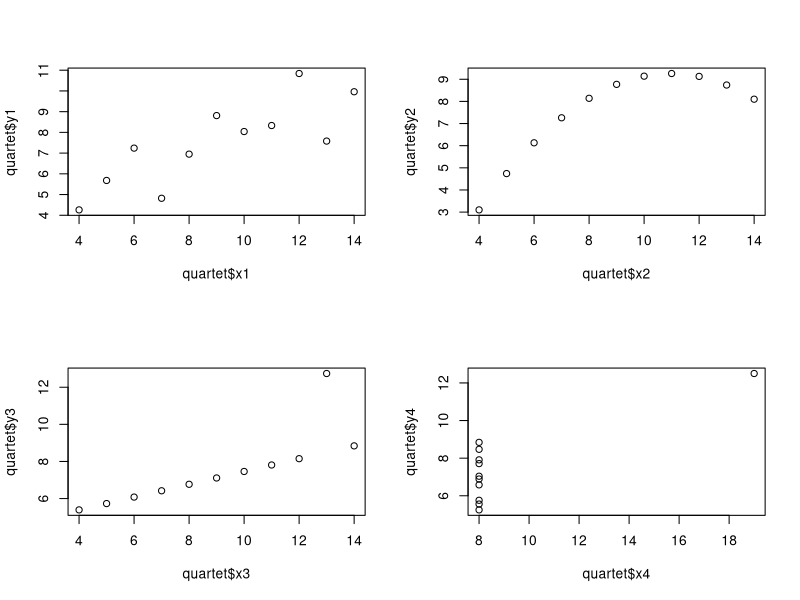
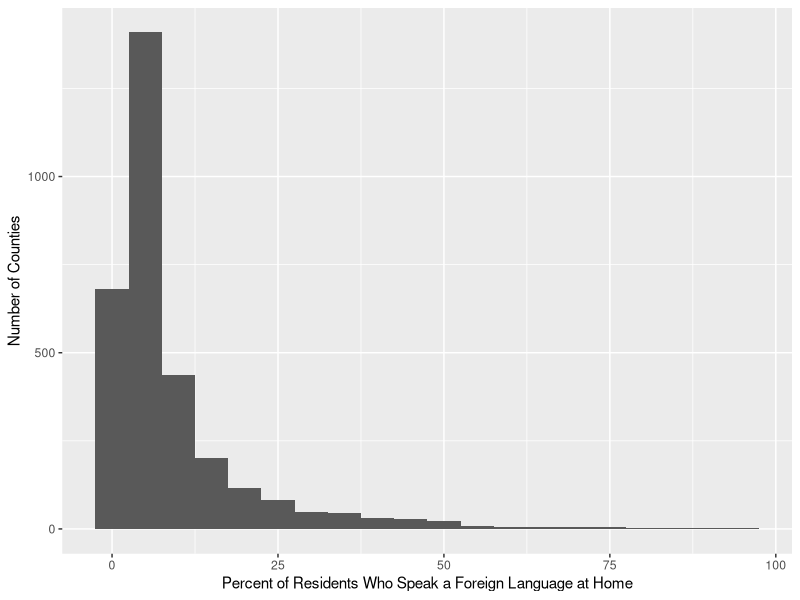
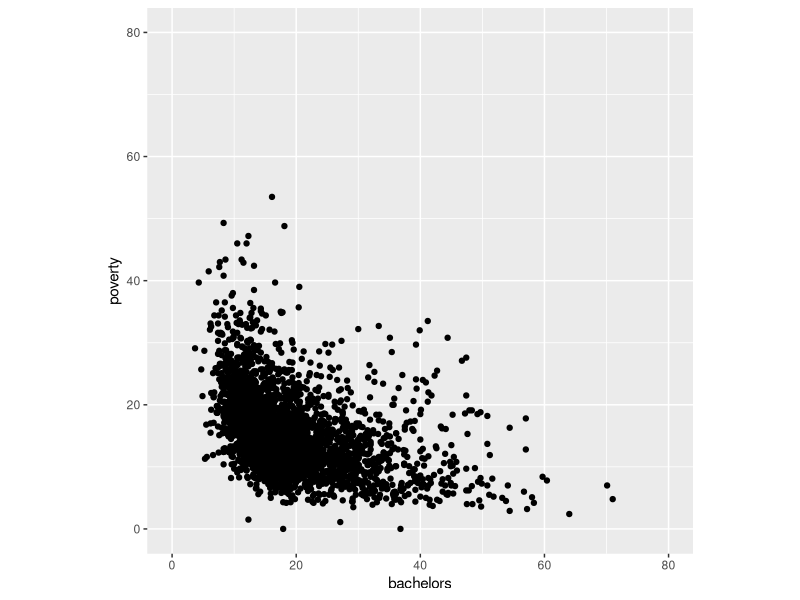

Generate these figures, in order, with R:
## ---- chunk 1
knitr::opts_chunk$set(echo = TRUE)
## ---- chunk 2
library(tidyverse)


## ---- chunk 3
quartet <- read.csv("Data/Quartet.csv")
## ---- chunk 4
par(mfrow=c(2,2))

plot(quartet$x1, quartet$y1)
plot(quartet$x2, quartet$y2)
plot(quartet$x3, quartet$y3)
plot(quartet$x4, quartet$y4)
## ---- chunk 5
countyData <- read.csv("Data/CountyData.csv")
countyData <- as_tibble(countyData)
## ---- chunk 6
ggplot(data = countyData) + geom_histogram(mapping = aes(foreign_spoken_at_home), binwidth = 5) + labs(x = "Percent of Residents Who Speak a Foreign Language at Home", y = "Number of Counties")
## ---- chunk 7
ggplot(data = countyData) + geom_point(mapping = aes(x = bachelors, y = poverty)) + xlim(0, 80) + ylim(0, 80) + coord_fixed()

